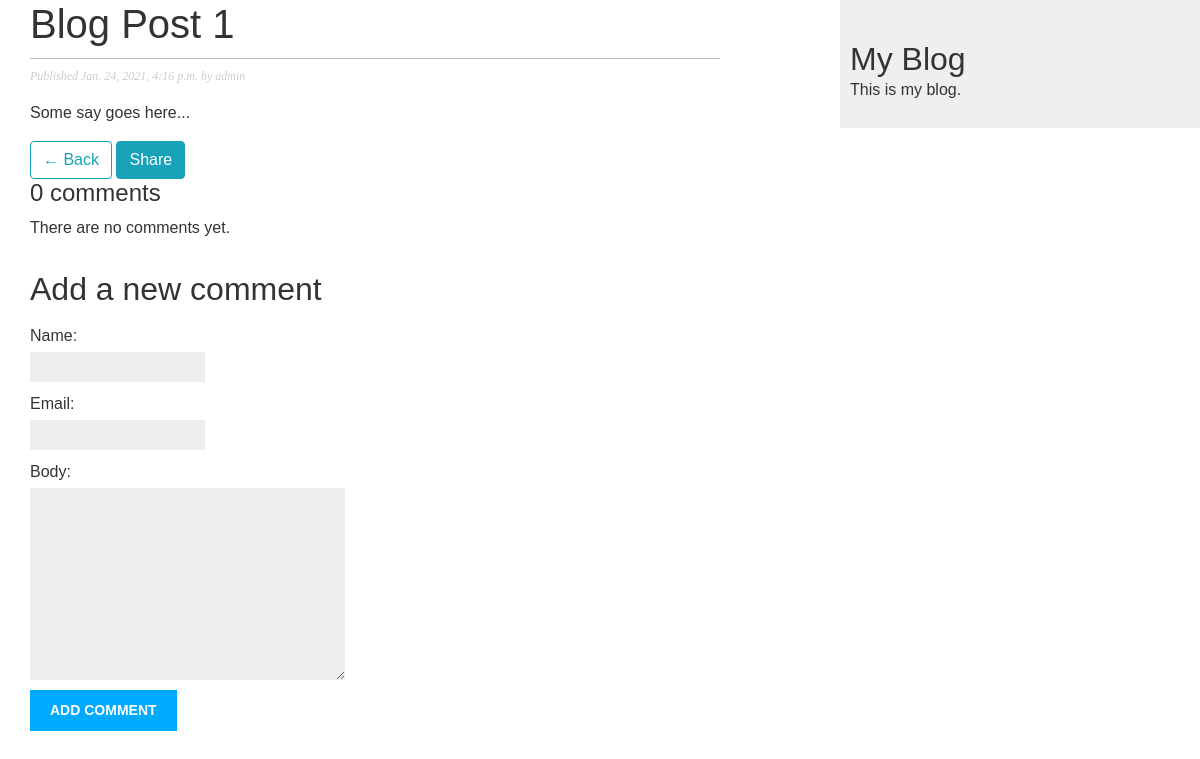
/blog/2021/1/24/blog_post_1/, run on the app's committed database.
### blog/models.py (models this page shows, shortened)
class Post(models.Model):
    STATUS_CHOICES = (
        ('draft', 'Draft'),
        ('published', 'Published')
    )
    title = models.CharField(max_length=250)
    slug = models.SlugField(max_length=250, unique_for_date='publish')
    author = models.ForeignKey(User, on_delete=models.CASCADE, related_name='blog_posts')
    body = models.TextField()
    publish = models.DateTimeField(default=timezone.now)
    created = models.DateTimeField(auto_now_add=True)
    updated = models.DateTimeField(auto_now=True)
    status = models.CharField(max_length=10,
                            choices=STATUS_CHOICES,
                            default='draft')
    class Meta:
        ordering = ('-publish', ) # append ',' to tell Python it's a tuple.
    objects = models.Manager()
    published = PublishedManager()

### blog/views.py (the view)
# urls.py: path('<int:year>/<int:month>/<int:day>/<slug:post>/', views.post_detail, name='post_detail'),
def post_detail(request, year, month, day, post):
    post = get_object_or_404(Post, slug=post,
                                    status='published',
                                    publish__year=year,
                                    publish__month=month,
                                    publish__day=day)
    comments = post.comments.filter(active=True)
    new_comment = None
    if request.method == 'POST':
        comment_form = CommentForm(data=request.POST)
        if comment_form.is_valid():
            new_comment = comment_form.save(commit=False)
            new_comment.post = post
            new_comment.save()
            comment_form = CommentForm()
            messages.success(request, 'You commented successfully')
    else:
        comment_form = CommentForm()
    return render(request, 'blog/post/detail.html',
                    {'post': post, 'comments': comments, 'new_comment': new_comment, 'comment_form': comment_form})

### blog/forms.py
class CommentForm(forms.ModelForm):
     class Meta:
         model = Comment
         fields = ('name', 'email', 'body')

### blog/templates/blog/post/detail.html (shortened to what this page needs)
{% extends 'blog/base.html' %}
{% block content %}
    <h1>{{ post.title }}</h1>
    <p class="date">
        Published {{post.publish}} by {{post.author}}
    </p>
    {{post.body|linebreaks}}
    <a href="{% url 'blog:post_list' %}" class="btn btn-outline-info">&larr; Back</a>
    <a href="{% url 'blog:post_share' post.id %}" class="btn btn-info">Share</a>
    {% with comments.count as total_comments %}
    <h4>
        {{ total_comments }} comment{{total_comments|pluralize}}
    </h4>
    {% endwith %}
    {% for comment in comments %}
        <div class="comment">
            <p class="info">
                Comment {{ forloop.counter }} by {{ comment.name }}
            </p>
            {{ comment.body|linebreaks }}
        </div>
    {% empty %}
        <p>
            There are no comments yet.
        </p>
    {% endfor %}
    <h2>Add a new comment</h2>
    <form action="" method="post">
        {{ comment_form.as_p }}
        <p><input type="submit" value="Add comment"></p>
    </form>
{% endblock %}

### blog/static/blog/css/blog.css (style rules this page uses)
body { margin:0; padding:0; font-family:helvetica, sans-serif; }
a { color:#00abff; text-decoration:none; }
h1 { font-weight:normal; border-bottom:1px solid #bbb; padding:0 0 10px 0; }
h2 { font-weight:normal; margin:30px 0 0; }
p.date { color:#ccc; font-family: georgia, serif; font-size: 12px; font-style: italic; }
label { float:left; clear:both; color:#333; margin-bottom:4px; }
input, textarea { clear:both; float:left; margin:0 0 10px; background:#ededed; border:0; padding:6px 10px; font-size:12px; }
input[type=submit] { font-weight:bold; background:#00abff; color:#fff; padding:10px 20px; font-size:14px; text-transform:uppercase; }

### data on the page
Post: title "Blog Post 1", publish "Jan. 24, 2021, 4:16 p.m.", author "admin", body "Some say goes here..."

### other printed values
{{ total_comments }} "0"
